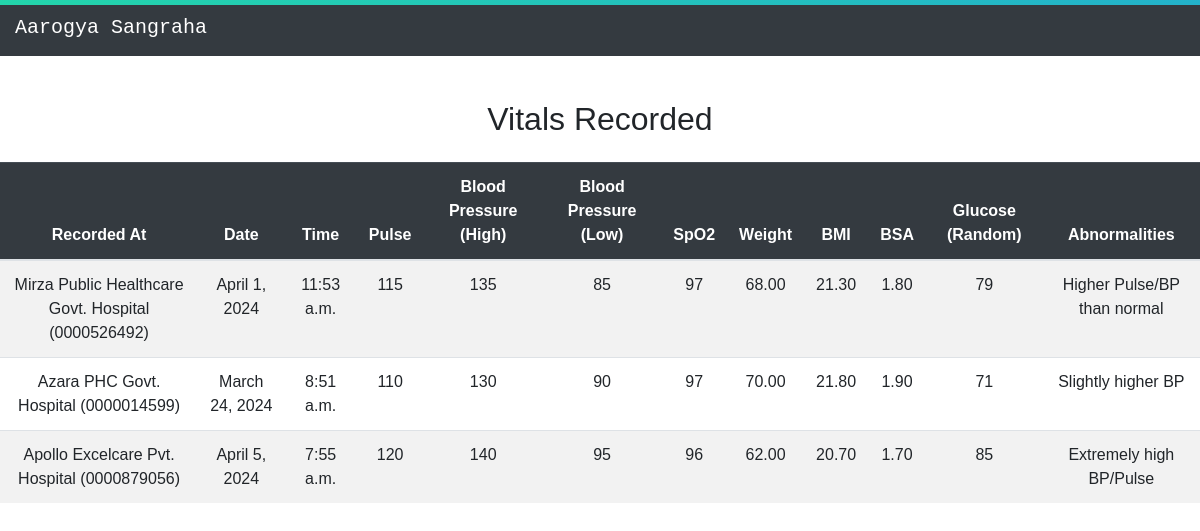
Page /treatment/vitals-list/348659364583 on the committed database.
### treatment/models.py (models this page shows, shortened)
class Vitals(models.Model):
    hospitalID = models.ForeignKey(Hospital, on_delete=models.SET_NULL, null=True, blank=True, to_field='hospitalID')
    aadharNo = models.ForeignKey(Patient,on_delete=models.CASCADE,to_field='aadharNo')
    date = models.DateField(auto_now_add=True)
    time = models.TimeField(auto_now_add=True)
    pulse = models.IntegerField()
    bp_High = models.IntegerField()
    bp_low = models.IntegerField()
    spO2 = models.IntegerField()
    weight = models.DecimalField(max_digits=5, decimal_places=2)
    bmi = models.DecimalField(max_digits=5, decimal_places=2)
    bsa = models.DecimalField(max_digits=5, decimal_places=2)
    glucose = models.IntegerField()
    abnormalities = models.CharField(max_length=100,default=None,null=True,blank=True)

class Hospital(models.Model):
    user=models.OneToOneField(User,on_delete=models.CASCADE)
    hospitalID = models.CharField(max_length=10,primary_key=True)
    address = models.CharField(max_length=100)
    city = models.CharField(max_length=30)
    state = models.CharField(max_length=15)
    pincode = models.CharField(max_length=6)
    status = models.CharField(max_length=20, choices=(
        ('pending', 'Pending Verification'),
        ('approved', 'Approved'),
        ('rejected', 'Rejected')
    ), default='pending')
    def __str__(self):
        return f"{self.user.first_name} {self.user.last_name} ({self.hospitalID})"

### treatment/views.py (the view)
# urls.py: path('vitals-list/<str:aadharNo>',views.vitals_list,name='vitals_list'),
def vitals_list(request, aadharNo):
    vitals = models.Vitals.objects.filter(aadharNo=aadharNo).order_by('-time')
    return render(request, 'treatment/vitals_list.html', {'vitals': vitals})

### treatment/templates/treatment/vitals_list.html (shortened to what this page needs)
{% load static %}
<!DOCTYPE html>
<html lang="en">
<head>
    <link rel="stylesheet" href="https://cdn.jsdelivr.net/npm/bootstrap@4.6.1/dist/css/bootstrap.min.css">
    <link rel="stylesheet" href="https://cdnjs.cloudflare.com/ajax/libs/font-awesome/5.10.2/css/all.css">
    <link rel="stylesheet" href="{% static 'treatment/css/vitalsList.css' %}">
    <link rel="stylesheet" href="https://cdnjs.cloudflare.com/ajax/libs/font-awesome/5.15.3/css/all.min.css">
</head>
<body>
    <div class="grad-bar"></div>
  <nav class="navbar navbar-expand-lg navbar-dark bg-dark">
    <a class="navbar-brand" href="{% url 'home' %}">Aarogya Sangraha</a>
  </nav>
        <h2 class="mb-4">Vitals Recorded</h2>
        <table class="table table-striped ">
            <thead class="table-dark">
                <tr>
                    <th>Recorded At</th>
                    <th>Date</th>
                    <th>Time</th>
                    <th>Pulse</th>
                    <th>Blood Pressure (High)</th>
                    <th>Blood Pressure (Low)</th>
                    <th>SpO2</th>
                    <th>Weight</th>
                    <th>BMI</th>
                    <th>BSA</th>
                    <th>Glucose (Random)</th>
                    <th>Abnormalities</th>
                </tr>
            </thead>
            <tbody>
                {% for vital in vitals %}
                <tr>
                    <td>{{ vital.hospitalID }}</td>
                    <td>{{ vital.date }}</td>
                    <td>{{ vital.time }}</td>
                    <td>{{ vital.pulse }}</td>
                    <td>{{ vital.bp_High }}</td>
                    <td>{{ vital.bp_low }}</td>
                    <td>{{ vital.spO2 }}</td>
                    <td>{{ vital.weight }}</td>
                    <td>{{ vital.bmi }}</td>
                    <td>{{ vital.bsa }}</td>
                    <td>{{ vital.glucose }}</td>
                    <td>{{ vital.abnormalities }}</td>
                </tr>
                {% endfor %}
            </tbody>
        </table>
</html>

### treatment/static/treatment/css/vitalsList.css (style rules this page uses)
body { font-family: 'Poppins', sans-serif, Arial; text-align: center; margin: 0; padding-top: 100px; }
* { margin: 0; padding: 0; }
.navbar { font-family: "Space Mono", monospace; padding-right: 10px; padding-left: 15px; display: -webkit-box; display: -ms-flexbox; display: flex; -webkit-box-pack: justify; -ms-flex-pack: justify; justify-content: space-between; -webkit-box-align: center; -ms-flex-align: center; align-items: center; position: fixed; top: 0; width: 100%; z-index: 1000; }
.grad-bar { width: 100%; height: 5px; z-index: 1001; background: -webkit-linear-gradient(-45deg, #EE7752, #E73C7E, #23A6D5, #23D5AB); background: linear-gradient(-45deg, #EE7752, #E73C7E, #23A6D5, #23D5AB); background-size: 400% 400%; -webkit-animation: gradbar 7.5s ease infinite; -moz-animation: gradbar 7.5s ease infinite; -o-animation: gradbar 7.5s ease infinite; animation: gradbar 7.5s ease infinite; position: fixed; top: 0; }

### treatment/templates/treatment/vitals_list.html (style rules this page uses)
th,td { text-align: center; }

### rows in the picture
Vitals: hospitalID "Mirza Public Healthcare Govt. Hospital (0000526492)", date "April 1, 2024", time "11:53 a.m.", pulse "115", bp_High "135", bp_low "85", spO2 "97", weight "68.00", bmi "21.30", bsa "1.80", glucose "79", abnormalities "Higher Pulse/BP than normal"
Vitals: hospitalID "Azara PHC Govt. Hospital (0000014599)", date "March 24, 2024", time "8:51 a.m.", pulse "110", bp_High "130", bp_low "90", spO2 "97", weight "70.00", bmi "21.80", bsa "1.90", glucose "71", abnormalities "Slightly higher BP"
Vitals: hospitalID "Apollo Excelcare Pvt. Hospital (0000879056)", date "April 5, 2024", time "7:55 a.m.", pulse "120", bp_High "140", bp_low "95", spO2 "96", weight "62.00", bmi "20.70", bsa "1.70", glucose "85", abnormalities "Extremely high BP/Pulse"
